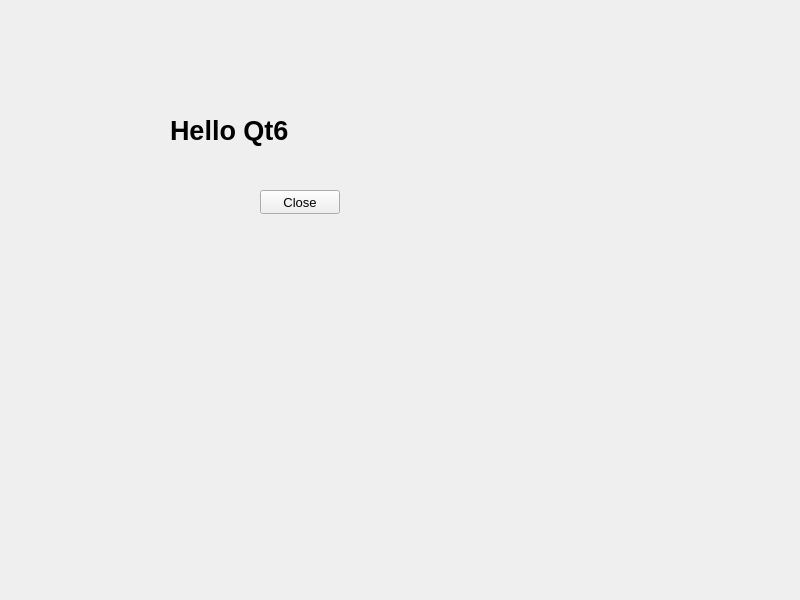
<?xml version="1.0" encoding="UTF-8"?>
<ui version="4.0">
 <class>Widget</class>
 <widget class="QWidget" name="Widget">
  <property name="geometry">
   <rect>
    <x>0</x>
    <y>0</y>
    <width>800</width>
    <height>600</height>
   </rect>
  </property>
  <property name="font">
   <font>
    <pointsize>10</pointsize>
   </font>
  </property>
  <property name="windowTitle">
   <string>First Demo</string>
  </property>
  <widget class="QPushButton" name="btnClose">
   <property name="geometry">
    <rect>
     <x>260</x>
     <y>190</y>
     <width>80</width>
     <height>24</height>
    </rect>
   </property>
   <property name="text">
    <string>Close</string>
   </property>
  </widget>
  <widget class="QLabel" name="labDemo">
   <property name="geometry">
    <rect>
     <x>170</x>
     <y>110</y>
     <width>161</width>
     <height>41</height>
    </rect>
   </property>
   <property name="font">
    <font>
     <pointsize>20</pointsize>
     <bold>true</bold>
    </font>
   </property>
   <property name="text">
    <string>Hello Qt6</string>
   </property>
  </widget>
 </widget>
 <resources/>
 <connections>
  <connection>
   <sender>btnClose</sender>
   <signal>clicked()</signal>
   <receiver>Widget</receiver>
   <slot>close()</slot>
   <hints>
    <hint type="sourcelabel">
     <x>299</x>
     <y>201</y>
    </hint>
    <hint type="destinationlabel">
     <x>399</x>
     <y>299</y>
    </hint>
   </hints>
  </connection>
 </connections>
</ui>
